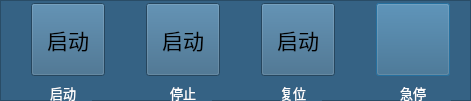
      <widget class="QFrame" name="frame_6">
       <property name="geometry">
        <rect>
         <x>381</x>
         <y>181</y>
         <width>471</width>
         <height>101</height>
        </rect>
       </property>
       <property name="styleSheet">
        <string notr="true">background-color: rgb(53, 98, 132);</string>
       </property>
       <property name="frameShape">
        <enum>QFrame::StyledPanel</enum>
       </property>
       <property name="frameShadow">
        <enum>QFrame::Raised</enum>
       </property>
       <widget class="QLabel" name="label_emergency">
        <property name="geometry">
         <rect>
          <x>400</x>
          <y>80</y>
          <width>51</width>
          <height>25</height>
         </rect>
        </property>
        <property name="font">
         <font>
          <family>微软雅黑</family>
          <pointsize>10</pointsize>
         </font>
        </property>
        <property name="styleSheet">
         <string notr="true">color: rgb(255, 255, 255);</string>
        </property>
        <property name="text">
         <string>急停</string>
        </property>
       </widget>
       <widget class="QLabel" name="label_start">
        <property name="geometry">
         <rect>
          <x>50</x>
          <y>80</y>
          <width>42</width>
          <height>25</height>
         </rect>
        </property>
        <property name="font">
         <font>
          <family>微软雅黑</family>
          <pointsize>10</pointsize>
         </font>
        </property>
        <property name="styleSheet">
         <string notr="true">color: rgb(255, 255, 255);</string>
        </property>
        <property name="text">
         <string>启动</string>
        </property>
       </widget>
       <widget class="QLabel" name="label_stop">
        <property name="geometry">
         <rect>
          <x>170</x>
          <y>80</y>
          <width>42</width>
          <height>25</height>
         </rect>
        </property>
        <property name="font">
         <font>
          <family>微软雅黑</family>
          <pointsize>10</pointsize>
         </font>
        </property>
        <property name="styleSheet">
         <string notr="true">color: rgb(255, 255, 255);</string>
        </property>
        <property name="text">
         <string>停止</string>
        </property>
       </widget>
       <widget class="QLabel" name="label_reset">
        <property name="geometry">
         <rect>
          <x>280</x>
          <y>80</y>
          <width>42</width>
          <height>25</height>
         </rect>
        </property>
        <property name="font">
         <font>
          <family>微软雅黑</family>
          <pointsize>10</pointsize>
         </font>
        </property>
        <property name="styleSheet">
         <string notr="true">color: rgb(255, 255, 255);</string>
        </property>
        <property name="text">
         <string>复位</string>
        </property>
       </widget>
       <widget class="QPushButton" name="jjtjBtn">
        <property name="geometry">
         <rect>
          <x>376</x>
          <y>3</y>
          <width>74</width>
          <height>73</height>
         </rect>
        </property>
        <property name="font">
         <font>
          <family>微软雅黑</family>
          <pointsize>18</pointsize>
         </font>
        </property>
        <property name="text">
         <string/>
        </property>
        <property name="icon">
         <iconset>
          <normaloff>debug/emergency.png</normaloff>debug/emergency.png</iconset>
        </property>
        <property name="iconSize">
         <size>
          <width>64</width>
          <height>64</height>
         </size>
        </property>
        <property name="checkable">
         <bool>true</bool>
        </property>
        <property name="autoExclusive">
         <bool>true</bool>
        </property>
        <property name="default">
         <bool>true</bool>
        </property>
        <property name="flat">
         <bool>false</bool>
        </property>
       </widget>
       <widget class="QToolButton" name="toolButton_gfstart">
        <property name="geometry">
         <rect>
          <x>31</x>
          <y>3</y>
          <width>74</width>
          <height>73</height>
         </rect>
        </property>
        <property name="font">
         <font>
          <pointsize>16</pointsize>
         </font>
        </property>
        <property name="text">
         <string>启动</string>
        </property>
        <property name="icon">
         <iconset>
          <normaloff>start-default.png</normaloff>start-default.png</iconset>
        </property>
        <property name="iconSize">
         <size>
          <width>64</width>
          <height>64</height>
         </size>
        </property>
        <property name="checkable">
         <bool>false</bool>
        </property>
       </widget>
       <widget class="QToolButton" name="toolButton_gfreset">
        <property name="geometry">
         <rect>
          <x>261</x>
          <y>3</y>
          <width>74</width>
          <height>73</height>
         </rect>
        </property>
        <property name="font">
         <font>
          <pointsize>16</pointsize>
         </font>
        </property>
        <property name="text">
         <string>启动</string>
        </property>
        <property name="icon">
         <iconset>
          <normaloff>bin/png/reset-default.png</normaloff>bin/png/reset-default.png</iconset>
        </property>
        <property name="iconSize">
         <size>
          <width>64</width>
          <height>64</height>
         </size>
        </property>
       </widget>
       <widget class="QToolButton" name="toolButton_gfstop">
        <property name="geometry">
         <rect>
          <x>146</x>
          <y>3</y>
          <width>74</width>
          <height>73</height>
         </rect>
        </property>
        <property name="font">
         <font>
          <pointsize>16</pointsize>
         </font>
        </property>
        <property name="text">
         <string>启动</string>
        </property>
        <property name="icon">
         <iconset>
          <normaloff>stop-default.png</normaloff>stop-default.png</iconset>
        </property>
        <property name="iconSize">
         <size>
          <width>64</width>
          <height>64</height>
         </size>
        </property>
       </widget>
      </widget>
